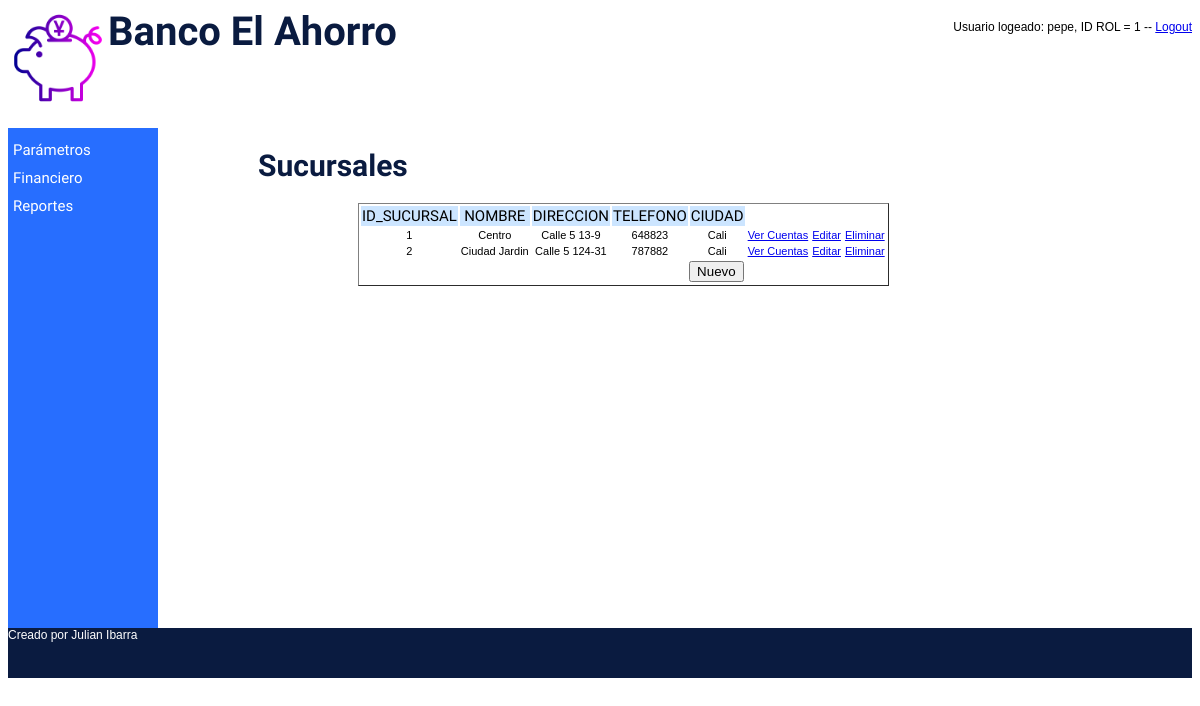
The app's page /index.php?sel=S1 (signed in) with its own data.
### tables this page shows
CREATE TABLE sucursal(
id_sucursal int(4) PRIMARY KEY AUTO_INCREMENT NOT NULL ,
nombre varchar(50) NOT NULL,
direccion varchar(30) NOT NULL,
telefono varchar(15) NOT NULL,
ciudad varchar(50) NOT NULL
);

### lib/config.php (called while the page is built)
<?php
    $CFG_HOST = "localhost";
    $CFG_USER = "root";
    $CFG_DBPWD = "root";
    $CFG_DBASE = "banco";
?>

### lib/sucursal.php (called while the page is built, shortened)
<?php
class Sucursal {
    var $con;
    function Sucursal( ) {
        $this->con = new MySql();
    }
  function listar( ) {
      $this->con->conectarse();
      $this->con->sql = "SELECT id_sucursal, nombre, direccion, telefono, ciudad ".
                "FROM sucursal";
      $this->con->consultar();
      $this->lista = $this->con->rtaSql;
      $this->con->desconectarse();
   }
}
?>

### lib/mysql_lib.php (called while the page is built, shortened)
<?php
class Mysql {
 var $sql;
 function Mysql () {
    $this->sql = "";
    }
 function consultar() {
    $this->rtaSql = mysql_query($this->sql);
    }
}
?>

### sucursal/sucursal_listar.php (the view, shortened to what this page needs)
<!DOCTYPE html>
<html lang="es">
<head>
	<link rel="stylesheet" type="text/css" href="estilos.css">
</head>
<body>
    <h1>Sucursales</h1>
	<form name="index" action="index.php?sel=S2">
        <table border="1" class="tabla">
            <tr class="titulo">
            <td>ID_SUCURSAL</td><td>NOMBRE</td><td>DIRECCION</td><td>TELEFONO</td><td>CIUDAD</td>
            </tr>
            <?php
                include("lib/config.php");
                include("lib/mysql_lib.php");
                include("lib/sucursal.php");
                $s = new Sucursal();
                $s->listar();
                $result = $s->lista;
                while ($row = mysql_fetch_array($result)) {
                    print "<tr>";
                    print "<td>".$row['id_sucursal']."</td>";
                    print "<td>".$row['nombre']."</td>";
                    print "<td>".$row['direccion']."</td>";
                    print "<td>".$row['telefono']."</td>";
                    print "<td>".$row['ciudad']."</td>";
                    print "<td><a href='index.php?sel=P8&"."id_sucursal=".$row['id_sucursal']."'>Ver Cuentas</a></td>";
                    print "<td><a href='index.php?sel=S5&"."id_sucursal=".$row['id_sucursal']."'>Editar</a></td>";
                    print "<td><a href='index.php?sel=S4&"."id_sucursal=".$row['id_sucursal']."'>Eliminar</a></td>";
                    print "</tr>";
                }
            ?>
            <tr><td colspan="5"><input name="btnInsertar" type="button" class="botonNuevo" onclick="javascript:window.location='index.php?sel=S2';" value="Nuevo"></td></tr>
        </table>
        </form>
</body>
</html>

### index.php (shortened to what this page needs)
<!DOCTYPE html>
<html lang="eS">
<head>
	<link rel="stylesheet" type="text/css" href="estilos.css">
</head>
<body>
<?php
if ( !isset($_SESSION['SES_USUARIO'] ) && !$_GET['sel'] )
     include("inicio.php");
else {
?>
<div id="bunker">
		<div id="cabecera">
        <?php print "<p> Usuario logeado: ".$_SESSION['SES_USUARIO'].", ID ROL = ".$_SESSION['SES_ID_ROL']."   --  <a href='index.php?p=logout'>Logout</a> </p>"; ?>
        <img src="img/logo.png" width="100px" height="100px" alt="Logo">
        <h1>Banco El Ahorro</h1>
        </div>
		<div id="navegacion"> Navegacion </div>
		<div id="contenedor">
			<div id="menu"> <?php
                                                if ( $_SESSION['SES_ID_ROL']==1){
                                                    include('menu.php');
                                                }
                                                elseif ($_SESSION['SES_ID_ROL']==2){
                                                    include('menu2.php');
                                                }
                                                elseif ($_SESSION['SES_ID_ROL']==3){
                                                    include('menu3.php');
                                                }
                                                else
                                                {
                                                    include('menu.php');
                                                }
                                        ?>
            </div>
			<div id="contenido">
             <?php
                                switch ( $_GET['sel'] ) {
                                    case 'S1'   : include ('sucursal/sucursal_listar.php');
                                                break;
                                }
                ?>
            </div>
		</div>
		<div id="pie" heigth: 50px;> Creado por Julian Ibarra </div>
        <?php
     }
?>
</div>
</body>
</html>

### menu.php (shortened to what this page needs)
<!DOCTYPE html>
<html lang="es">
<head>
    <link rel="stylesheet" type="text/css" href="estilos.css">
</head>
<body>
    <nav>
        <li class=parent><a href=#>Parámetros</a>
        </li>
        <li class=parent><a href=#>Financiero</a>
        </li>
        <li class=parent><a href=#>Reportes</a>
        </li>
    </nav>
</body>
</html>

### estilos.css (style rules this page uses)
#bunker { width: 100%; }
#cabecera { width: 100%; height:100px; background-color:#FFFFFF; margin: 0 auto; box-sizing: border-box; }
#cabecera img { float: left; }
#cabecera h1 { font-family: 'Lalezar', Arial; color:#0A1B40; font-size: 40px; margin: 0 auto; }
#cabecera p { float: right; }
#navegacion { width: 100%; height:20px; background-color:#FFFFFF; color: #FFFFFF; }
#contenedor { width: 100%; height: 500px; }
#menu { float: left; width: 150px; height:100%; background-color:#276EFF; box-sizing: border-box; }
#contenido { float: left; width: 1000px; height: 500px; background-color:#FFFFFF; }
#pie { clear: both; width: 100%; height:50px; background-color:#0A1B40; box-sizing: border-box; color: #FFFFFF; float: center; }
body { font-size: 12px; font-family:Arial; }
nav { width:150px; margin: 5% auto; background: #276EFF; font-family: 'Lalezar', Arial; font-size: 15px; }
nav li { list-style: none; position:relative; }
nav li a { color:#FFFFFF; text-decoration:none; padding: 5px; display:block; }

### sucursal/sucursal_listar.php (style rules this page uses)
.titulo td { font-family: 'Lalezar', Arial; font-size: 15px; background: #CCE5FF; text-align: center; }
td { font-family: Arial; font-size: 11px; text-align: center; }
.botonNuevo { float: right; }
.tabla tr,td { border-collapse: separate; border-spacing: 3px; border-style: none; }
form { padding-left:200px; }
h1 { padding-left: 100px; font-family: 'Lalezar', Arial; color:#0A1B40; font-size: 30px; }

### records on screen
sucursal: id_sucursal "1", nombre "Centro", direccion "Calle 5 13-9", telefono "648823", ciudad "Cali"
sucursal: id_sucursal "2", nombre "Ciudad Jardin", direccion "Calle 5 124-31", telefono "787882", ciudad "Cali"

### other values on screen
$_SESSION['SES_USUARIO'] "pepe"
$_SESSION['SES_ID_ROL'] "1"
